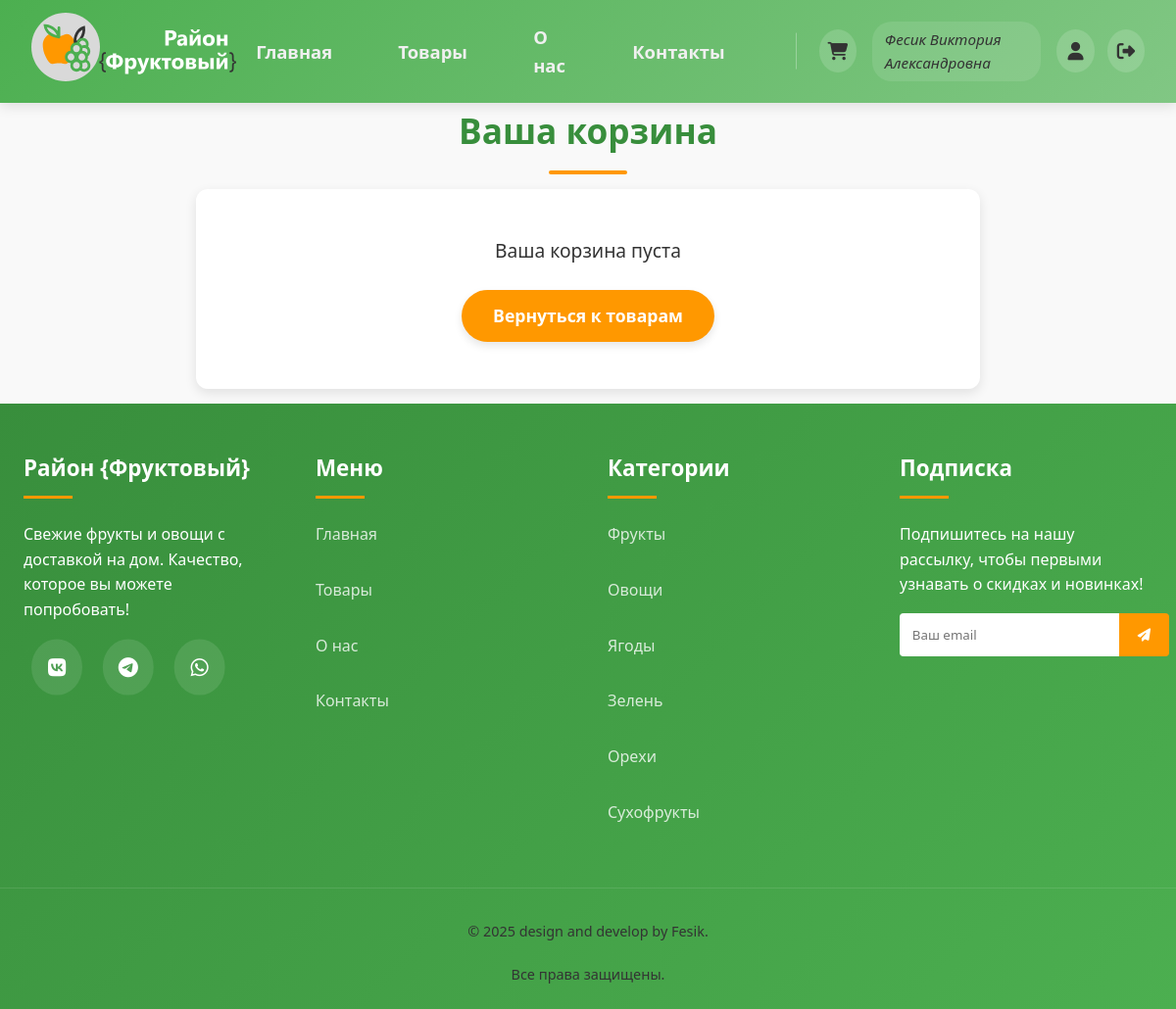
/cart (signed in), run on an earlier commit of the app's database.
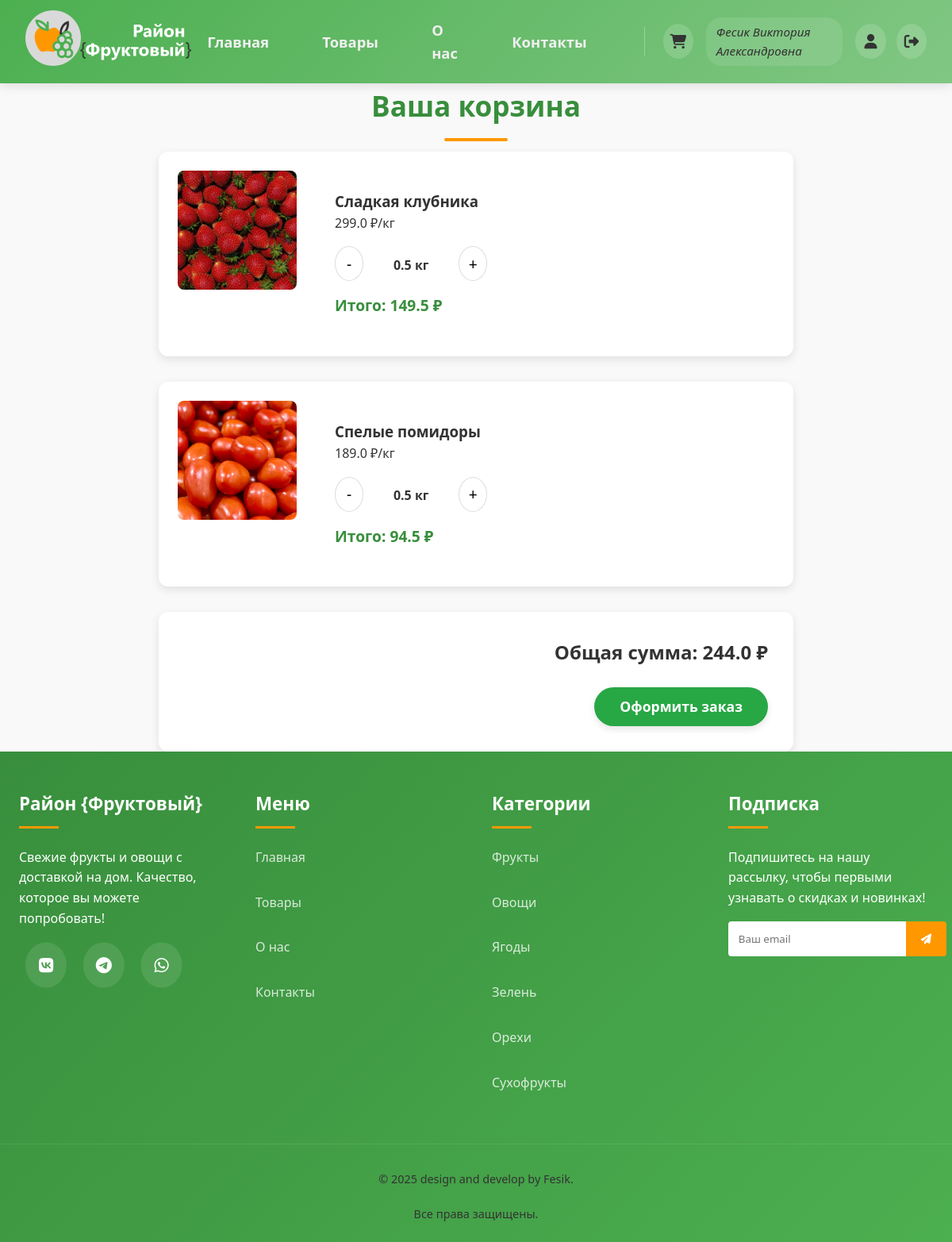
And on a later commit of the database.
### data/customers.py (models this page shows, shortened)
class Customer(SqlAlchemyBase, UserMixin):
    __tablename__ = 'customers'
    id = sqlalchemy.Column(sqlalchemy.Integer, primary_key=True, autoincrement=True)
    email = sqlalchemy.Column(sqlalchemy.String, index=True, unique=True, nullable=False)  # емеил
    name = sqlalchemy.Column(sqlalchemy.String, nullable=False)  # имя
    phone = sqlalchemy.Column(sqlalchemy.String, nullable=False)  # номер телефона
    street = sqlalchemy.Column(sqlalchemy.String, nullable=False)  # улица
    building = sqlalchemy.Column(sqlalchemy.String, nullable=False)  # дом
    entrance = sqlalchemy.Column(sqlalchemy.String, default='-')  # парадная
    floor = sqlalchemy.Column(sqlalchemy.String, default='-')  # этаж
    apartment = sqlalchemy.Column(sqlalchemy.String, default='-')  # квартира
    loyalty_level = sqlalchemy.Column(sqlalchemy.Integer, sqlalchemy.ForeignKey('loyalty_levels.id'),
                                      default=1)  # связь с уровнем лояльности
    status = sqlalchemy.Column(sqlalchemy.Integer, default=0)  # статус клиента
    hashed_password = sqlalchemy.Column(sqlalchemy.String, nullable=False)
    create_date = sqlalchemy.Column(sqlalchemy.DateTime, default=datetime.datetime.now)  # дата регистрации клиента
    orders = orm.relationship("Order", back_populates='customer')  # связь с таблицей заказов
    loyalty = orm.relationship("LoyaltyLevel")  # связь с таблицей уровней лояльности

### data/orders.py (models this page shows)
class CartItem(SqlAlchemyBase):
    __tablename__ = 'cart_items'
    id = sqlalchemy.Column(sqlalchemy.Integer, primary_key=True, autoincrement=True)
    user_id = sqlalchemy.Column(sqlalchemy.Integer, sqlalchemy.ForeignKey('customers.id'), nullable=False)
    product_id = sqlalchemy.Column(sqlalchemy.Integer, sqlalchemy.ForeignKey('products.id'), nullable=False)
    quantity = sqlalchemy.Column(sqlalchemy.Float, default=0.5)  # Шаг 0.5 кг
    user = orm.relationship('Customer')
    product = orm.relationship('Product')

### data/products.py (models this page shows)
class Product(SqlAlchemyBase):
    __tablename__ = 'products'
    id = sqlalchemy.Column(sqlalchemy.Integer, primary_key=True, autoincrement=True)
    name = sqlalchemy.Column(sqlalchemy.String, unique=True, nullable=False)  # наименование
    category = sqlalchemy.Column(sqlalchemy.String, nullable=False)  # категория товара
    unit = sqlalchemy.Column(sqlalchemy.String, nullable=False)  # единица измерения
    purchase_price_without_vat = sqlalchemy.Column(sqlalchemy.Float, nullable=False)  # закупочная цена без НДС
    vat_percent = sqlalchemy.Column(sqlalchemy.Float, nullable=False)  # процент НДС
    vat_amount = sqlalchemy.Column(sqlalchemy.Float, nullable=False)  # сумма НДС
    purchase_price_with_vat = sqlalchemy.Column(sqlalchemy.Float, nullable=False)  # закупочная цена с НДС
    retail_price_without_vat = sqlalchemy.Column(sqlalchemy.Float, nullable=False)  # розничная цена без НДС
    retail_vat_amount = sqlalchemy.Column(sqlalchemy.Float, nullable=False)  # НДС розничная
    retail_price_with_vat = sqlalchemy.Column(sqlalchemy.Float, nullable=False)  # розничная цена с НДС
    image_url = sqlalchemy.Column(sqlalchemy.String)  # ссылка на изображение
    description = sqlalchemy.Column(sqlalchemy.String, nullable=False)  # описание товара для каталога
    supplier_id = sqlalchemy.Column(sqlalchemy.Integer)  # ID поставщика
    supplier_name = sqlalchemy.Column(sqlalchemy.String)  # наименование поставщика
    supplier_type = sqlalchemy.Column(sqlalchemy.String)  # организационная форма
    orders = orm.relationship("Order", back_populates="product")

### main.py (the view)
@app.route('/cart')
@login_required
def cart():
    db_sess = db_session.create_session()
    cart_items = db_sess.query(CartItem).filter(
        CartItem.user_id == current_user.id
    ).all()
    total = 0
    for item in cart_items:
        total += item.product.retail_price_with_vat * item.quantity
    return render_template(
        'cart.html',
        title='Корзина',
        cart_items=cart_items,
        total=total
    )

### data/db_session.py (called while the page is built)
def create_session() -> Session:
    global __factory
    if not __factory:
        raise RuntimeError("База данных не инициализирована. Вызовите global_init() сначала.")
    return __factory()

### main.py (called while the page is built)
@login_manager.user_loader
def load_user(user_id):
    db_sess = db_session.create_session()
    return db_sess.get(Customer, user_id)  # Загружаем пользователя из БД по ID

### templates/cart.html
{% extends "base.html" %}
{% block content %}
<section class="cart-section">
    <h2 class="section-title">Ваша корзина</h2>
    {% if not cart_items %}
        <div class="empty-cart">
            <p>Ваша корзина пуста</p>
            <a href="{{ url_for('goods') }}" class="btn">Вернуться к товарам</a>
        </div>
    {% else %}
        <div class="cart-items">
            {% for item in cart_items %}
            <div class="cart-item">
                <div class="product-image"
                     style="background-image: url('{{ item.product.image_url }}')"></div>
                <div class="product-info">
                    <h3>{{ item.product.name }}</h3>
                    <p>{{ item.product.retail_price_with_vat }} ₽/{{ item.product.unit }}</p>
                    <div class="quantity-control">
                        <form method="post" action="{{ url_for('update_cart', item_id=item.id) }}">
                            <button type="submit" name="action" value="decrement" class="btn-qty">-</button>
                            <span>{{ item.quantity }} {{ item.product.unit }}</span>
                            <button type="submit" name="action" value="increment" class="btn-qty">+</button>
                        </form>
                    </div>
                    <p class="item-total">
                        Итого: {{ (item.product.retail_price_with_vat * item.quantity)|round(2) }} ₽
                    </p>
                </div>
            </div>
            {% endfor %}
        </div>
        <div class="cart-summary">
            <h3>Общая сумма: {{ total|round(2) }} ₽</h3>
            <form method="post" action="{{ url_for('checkout') }}">
                <button type="submit" class="btn btn-primary">Оформить заказ</button>
            </form>
        </div>
    {% endif %}
</section>
{% endblock %}

### templates/base.html (shortened to what this page needs)
<!DOCTYPE html>
<html lang="ru">
<head>
    <link rel="stylesheet" href="https://cdnjs.cloudflare.com/ajax/libs/font-awesome/6.4.0/css/all.min.css">
    <link rel="stylesheet" href="{{url_for('static', filename='css/style.css')}}">
</head>
<body>
<header>
    <div class="header-container">
        <div class="logo">
            <a href="{{ url_for('index') }}"><img src="{{url_for('static', filename='./images/logo/logo_white.svg')}}"
                                                  alt="логотип компании"></a>
        </div>
        <nav>
            <ul id="navMenu">
                <li><a href="{{ url_for('index') }}" class="nav-link">Главная</a></li>
                <li><a href="{{ url_for('goods') }}" class="nav-link">Товары</a></li>
                <li><a href="{{ url_for('about') }}" class="nav-link">О нас</a></li>
                <li><a href="{{ url_for('contacts') }}" class="nav-link">Контакты</a></li>
                {% if current_user and current_user.is_authenticated %}
                <li class="user-zone">
                    <a href="/cart" class="user-icon">
                        <i class="fas fa-shopping-cart"></i>
                    </a>
                    <span class="user-greeting">{{ current_user.name }}</span>
                    <div class="user-actions">
                        <a href="/profile" class="user-icon">
                            <i class="fas fa-user"></i>
                        </a>
                        <a href="/logout" class="user-icon">
                            <i class="fas fa-sign-out-alt"></i>
                        </a>
                    </div>
                </li>
                {% endif %}
            </ul>
        </nav>
    </div>
</header>
<main>
    {% block content %}{% endblock %}
</main>
<footer>
    <div class="footer-container">
        <div class="footer-col">
            <h3>Район {Фруктовый}</h3>
            <p>Свежие фрукты и овощи с доставкой на дом. Качество, которое вы можете попробовать!</p>
            <div class="footer-social-links">
                <a href="#"><i class="fab fa-vk"></i></a>
                <a href="#"><i class="fab fa-telegram"></i></a>
                <a href="#"><i class="fab fa-whatsapp"></i></a>
            </div>
        </div>
        <div class="footer-col">
            <h3>Меню</h3>
            <ul class="footer-links">
                <li><a href="{{ url_for('index') }}" class="footer-nav-link">Главная</a></li>
                <li><a href="{{ url_for('goods') }}" class="footer-nav-link">Товары</a></li>
                <li><a href="{{ url_for('about') }}" class="footer-nav-link">О нас</a></li>
                <li><a href="{{ url_for('contacts') }}" class="footer-nav-link">Контакты</a></li>
            </ul>
        </div>
        <div class="footer-col">
            <h3>Категории</h3>
            <ul class="footer-links">
                <li><a href="./goods?category=Фрукты">Фрукты</a></li>
                <li><a href="./goods?category=Овощи">Овощи</a></li>
                <li><a href="./goods?category=Ягоды">Ягоды</a></li>
                <li><a href="./goods?category=Зелень">Зелень</a></li>
                <li><a href="./goods?category=Орехи">Орехи</a></li>
                <li><a href="./goods?category=Сухофрукты">Сухофрукты</a></li>
            </ul>
        </div>
        <div class="footer-col">
            <h3>Подписка</h3>
            <p>Подпишитесь на нашу рассылку, чтобы первыми узнавать о скидках и новинках!</p>
            <div style="display: flex; margin-top: 1rem;">
                <input type="email" placeholder="Ваш email"
                       style="flex: 1; padding: 0.8rem; border: none; border-radius: 4px 0 0 4px;">
                <button style="background: var(--secondary-color); color: white; border: none; padding: 0 1.2rem; border-radius: 0 4px 4px 0; cursor: pointer;">
                    <i class="fas fa-paper-plane"></i></button>
            </div>
        </div>
    </div>
    <div class="copyright">
        <a href="https://fesik-evgenya.github.io/portfolio/" class="footer__afterword-author">
            © 2025 design and develop by Fesik. </a>
        <span class="footer__rights"> Все права защищены.</span>
    </div>
</footer>
</body>
</html>

What changed in the data, as far as the page shows it:
added CartItem: product.image_url (picture), product.name "Сладкая клубника", product.retail_price_with_vat "299.0", product.unit "кг", quantity "0.5"
added Product: retail_price_with_vat.quantity "149.5"
added CartItem: product.image_url (picture), product.name "Спелые помидоры", product.retail_price_with_vat "189.0", product.unit "кг", quantity "0.5"
added Product: retail_price_with_vat.quantity "94.5"
Also different on the page:
{{ total|round(2) }}: (not shown) → "244.0"
text no longer shown: "Ваша корзина пуста Вернуться к товарам"
text now shown: "Общая сумма: ₽ Оформить заказ"
